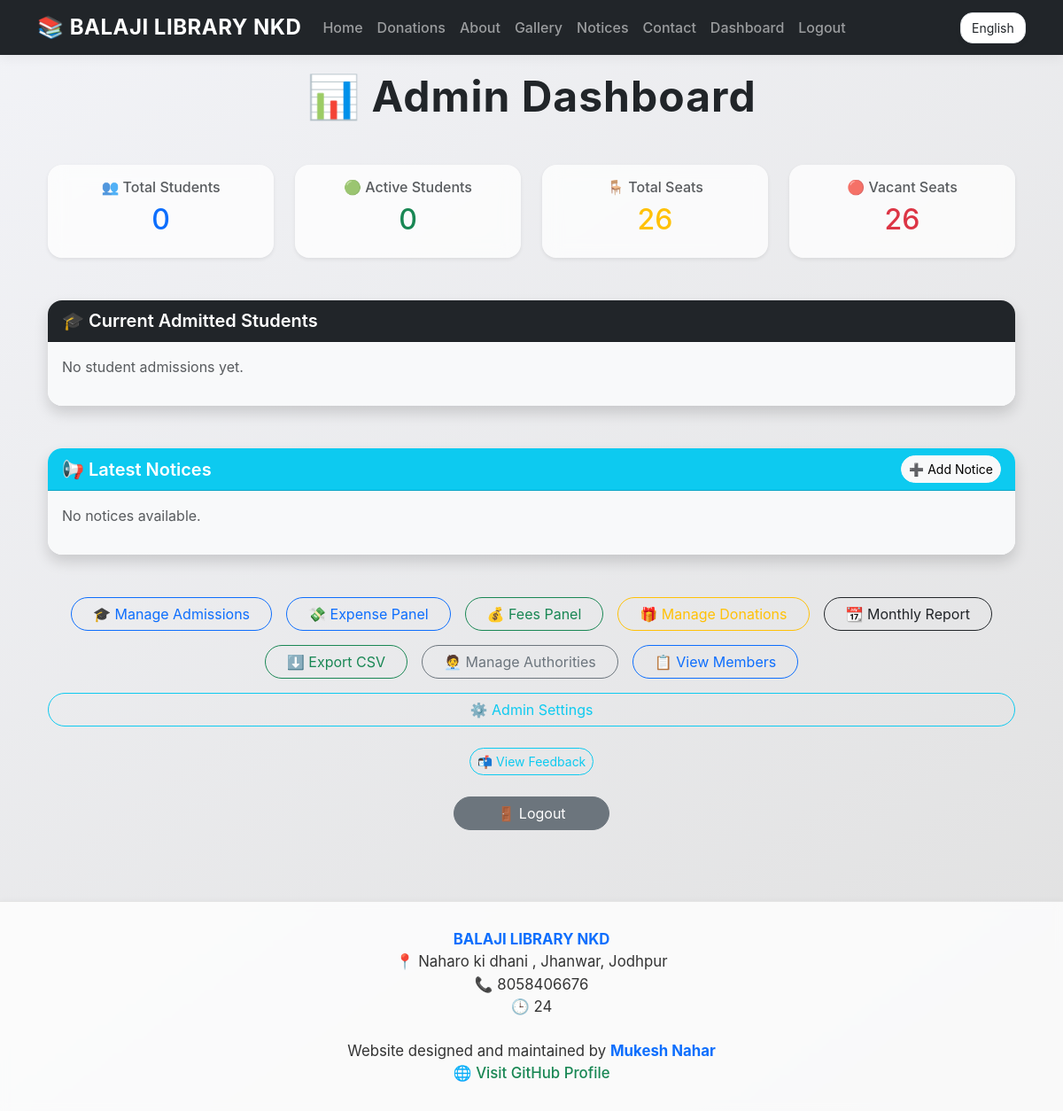
Screenshot of /dashboard (signed in) with the database file from the repository.
### tables this page shows
CREATE TABLE settings (
    id INTEGER PRIMARY KEY AUTOINCREMENT,
    total_seats INTEGER DEFAULT 60
, library_name TEXT, library_address TEXT, library_phone TEXT, opening_hours TEXT, about TEXT);

### app.py (the view)
@app.route('/dashboard')
def dashboard():
    if 'admin' in session:
        students = get_students()
        total_students = len(students)
        active_students = sum(1 for s in students if s['status'] == 'active')
        total_seats = get_total_seats()
        empty_seats = total_seats - active_students
        conn = sqlite3.connect(DB_PATH)
        conn.row_factory = sqlite3.Row
        cur = conn.cursor()
        cur.execute("SELECT * FROM notices ORDER BY created_at DESC LIMIT 5")
        notices = cur.fetchall()
        conn.close()
        return render_template('dashboard.html',
                               title="Admin Dashboard",
                               total_students=total_students,
                               active_students=active_students,
                               total_seats=total_seats,
                               empty_seats=empty_seats,
                               students=students,
                               notices=notices)
    else:
        flash('Please login as admin!', 'warning')
        return redirect(url_for('admin_login'))

### app.py (called while the page is built)
def get_students():
    conn = sqlite3.connect(DB_PATH)
    conn.row_factory = sqlite3.Row
    cur = conn.cursor()
    cur.execute("SELECT * FROM students")
    students = cur.fetchall()
    conn.close()
    return students

def get_total_seats():
    conn = sqlite3.connect(DB_PATH)
    cur = conn.cursor()
    cur.execute("CREATE TABLE IF NOT EXISTS settings (total_seats INTEGER DEFAULT 60)")
    cur.execute("SELECT total_seats FROM settings LIMIT 1")
    row = cur.fetchone()
    if not row:
        cur.execute("INSERT INTO settings (total_seats) VALUES (60)")
        conn.commit()
        total_seats = 60
    else:
        total_seats = row[0]
    conn.close()
    return total_seats

@app.context_processor
def inject_library_settings():
    conn = sqlite3.connect(DB_PATH)
    conn.row_factory = sqlite3.Row
    cur = conn.cursor()
    cur.execute("SELECT * FROM settings LIMIT 1")
    settings = cur.fetchone()
    conn.close()
    return dict(library_settings=settings)

### templates/dashboard.html (shortened to what this page needs)
{% extends "layout.html" %}
{% block content %}
<div class="container mt-5" style="max-width: 1200px;">
  <h2 class="text-center mb-5 fw-bold text-dark display-5" style="letter-spacing: 1px;">📊 Admin Dashboard</h2>
  <div class="row g-4">
    <div class="col-md-3">
      <div class="card border-0 shadow-sm rounded-4 bg-white bg-opacity-75 glassmorph">
        <div class="card-body text-center">
          <h6 class="text-muted">👥 Total Students</h6>
          <h2 class="text-primary">{{ total_students }}</h2>
        </div>
      </div>
    </div>
    <div class="col-md-3">
      <div class="card border-0 shadow-sm rounded-4 bg-white bg-opacity-75 glassmorph">
        <div class="card-body text-center">
          <h6 class="text-muted">🟢 Active Students</h6>
          <h2 class="text-success">{{ active_students }}</h2>
        </div>
      </div>
    </div>
    <div class="col-md-3">
      <div class="card border-0 shadow-sm rounded-4 bg-white bg-opacity-75 glassmorph">
        <div class="card-body text-center">
          <h6 class="text-muted">🪑 Total Seats</h6>
          <h2 class="text-warning">{{ total_seats }}</h2>
        </div>
      </div>
    </div>
    <div class="col-md-3">
      <div class="card border-0 shadow-sm rounded-4 bg-white bg-opacity-75 glassmorph">
        <div class="card-body text-center">
          <h6 class="text-muted">🔴 Vacant Seats</h6>
          <h2 class="text-danger">{{ empty_seats }}</h2>
        </div>
      </div>
    </div>
  </div>
  <div class="card mt-5 border-0 shadow rounded-4">
    <div class="card-header bg-dark text-white rounded-top-4 fw-semibold fs-5">
      🎓 Current Admitted Students
    </div>
    <div class="card-body bg-light rounded-bottom-4">
      {% if students %}
        <div class="table-responsive">
          <table class="table table-hover align-middle rounded-3 overflow-hidden shadow-sm">
            <thead class="table-light text-center">
              <tr>
                <th>#</th>
                <th>Name</th>
                <th>Year</th>
                <th>Status</th>
                <th>Photo</th>
                <th>Actions</th>
              </tr>
            </thead>
            <tbody>
              {% for student in students %}
              <tr class="text-center">
                <td>{{ loop.index }}</td>
                <td>{{ student.name }}</td>
                <td>{{ student.year }}</td>
                <td>
                  {% if student.status == 'active' %}
                    <span class="badge rounded-pill bg-success px-3 py-2">Active</span>
                  {% else %}
                    <span class="badge rounded-pill bg-secondary px-3 py-2">Inactive</span>
                  {% endif %}
                </td>
                <td>
                  {% if student.photo %}
                    <img src="{{ url_for('static', filename='images/' ~ student.photo) }}" width="42" height="42" class="rounded-circle shadow-sm border">
                  {% else %}
                    <span class="text-muted">No photo</span>
                  {% endif %}
                </td>
                <td>
                  <div class="d-flex justify-content-center gap-2 flex-wrap">
                    <a href="{{ url_for('edit_student', student_id=student.id) }}" class="btn btn-sm btn-outline-warning rounded-pill" title="Edit">✏️</a>
                    <form method="POST" action="{{ url_for('delete_student', student_id=student.id) }}" onsubmit="return confirm('Are you sure you want to delete this student?')">
                      <button type="submit" class="btn btn-sm btn-outline-danger rounded-pill" title="Delete">🗑</button>
                    </form>
                    <form method="POST" action="{{ url_for('toggle_status', student_id=student.id) }}">
                      {% if student.status == 'active' %}
                        <button type="submit" class="btn btn-sm btn-outline-secondary rounded-pill" title="Set Inactive">🔕</button>
                      {% else %}
                        <button type="submit" class="btn btn-sm btn-outline-success rounded-pill" title="Set Active">🔔</button>
                      {% endif %}
                    </form>
                    <a href="{{ url_for('student_id', student_id=student.id) }}" class="btn btn-sm btn-outline-info rounded-pill" title="Print ID Card">🖨️</a>
                  </div>
                </td>
              </tr>
              {% endfor %}
            </tbody>
          </table>
        </div>
      {% else %}
        <p class="text-muted">No student admissions yet.</p>
      {% endif %}
    </div>
  </div>
  <div class="card mt-5 border-0 shadow rounded-4">
    <div class="card-header bg-info text-white rounded-top-4 fw-semibold fs-5 d-flex justify-content-between align-items-center">
      <span>📢 Latest Notices</span>
      <a href="{{ url_for('add_notice') }}" class="btn btn-light btn-sm rounded-pill">➕ Add Notice</a>
    </div>
    <div class="card-body bg-light rounded-bottom-4">
      {% if notices %}
        <ul class="list-group">
          {% for notice in notices %}
            <li class="list-group-item d-flex justify-content-between align-items-center">
              <div>
                <strong>{{ notice.title }}</strong><br>
                <small class="text-muted">{{ notice.created_at }}</small>
              </div>
              <form method="POST" action="{{ url_for('delete_notice', notice_id=notice.id) }}" onsubmit="return confirm('Delete this notice?')">
                <button class="btn btn-sm btn-danger rounded-pill">🗑</button>
              </form>
            </li>
          {% endfor %}
        </ul>
      {% else %}
        <p class="text-muted">No notices available.</p>
      {% endif %}
    </div>
  </div>
  <div class="text-center mt-5 d-flex flex-wrap justify-content-center gap-3">
    <a href="{{ url_for('manage_admissions') }}" class="btn btn-outline-primary rounded-pill px-4">🎓 Manage Admissions</a>
    <a href="/expenses" class="btn btn-outline-primary rounded-pill px-4">💸 Expense Panel</a>
    <a href="/fees" class="btn btn-outline-success rounded-pill px-4">💰 Fees Panel</a>
    <a href="{{ url_for('donations') }}" class="btn btn-outline-warning rounded-pill px-4">🎁 Manage Donations</a>
    <a href="/monthly-report" class="btn btn-outline-dark rounded-pill px-4">📆 Monthly Report</a>
    <a href="/export-expenses" class="btn btn-outline-success rounded-pill px-4">⬇️ Export CSV</a>
    <a href="{{ url_for('authorities') }}" class="btn btn-outline-secondary rounded-pill px-4">🧑‍💼 Manage Authorities</a>
    <a href="{{ url_for('members') }}" class="btn btn-outline-primary rounded-pill px-4">📋 View Members</a>
    <a href="/admin-settings" class="btn btn-outline-info rounded-pill w-100">⚙️ Admin Settings</a>
    <a href="{{ url_for('view_feedback') }}" class="btn btn-outline-info rounded-pill btn-sm mt-2">📬 View Feedback</a>
  </div>
  <div class="text-center mt-4">
    <a href="/logout" class="btn btn-secondary rounded-pill px-5">🚪 Logout</a>
  </div>
</div>
{% endblock %}

### templates/layout.html (shortened to what this page needs)
<!DOCTYPE html>
<html lang="en">
<head>
  <link href="https://cdn.jsdelivr.net/npm/bootstrap@5.3.2/dist/css/bootstrap.min.css" rel="stylesheet">
</head>
<body>
<nav class="navbar navbar-expand-lg navbar-dark bg-dark fixed-top">
  <div class="container">
    <a class="navbar-brand fw-bold" href="{{ url_for('index') }}">
      📚 {{ library_settings.library_name or 'Balaji Library' }}
    </a>
    <div class="collapse navbar-collapse" id="navbarNav">
      <ul class="navbar-nav me-auto mb-2 mb-lg-0">
        <li class="nav-item"><a class="nav-link" href="{{ url_for('index') }}">Home</a></li>
        <li class="nav-item"><a class="nav-link" href="{{ url_for('donations') }}"> Donations</a></li>
        <li class="nav-item"><a class="nav-link" href="{{ url_for('about') }}">About</a></li>
        <li class="nav-item"><a class="nav-link" href="{{ url_for('gallery') }}">Gallery</a></li>
        <li class="nav-item"><a class="nav-link" href="{{ url_for('notice_board') }}"> Notices</a></li>
        <li class="nav-item"><a class="nav-link" href="{{ url_for('contact') }}">Contact</a></li>
        {% if session.get('admin') %}
        <li class="nav-item"><a class="nav-link" href="{{ url_for('dashboard') }}">Dashboard</a></li>
        <li class="nav-item"><a class="nav-link" href="{{ url_for('logout') }}">Logout</a></li>
        {% elif session.get('student') %}
        <li class="nav-item"><a class="nav-link" href="{{ url_for('logout') }}">Logout</a></li>
        {% else %}
        <li class="nav-item"><a class="nav-link" href="{{ url_for('student_login') }}">Student Login</a></li>
        <li class="nav-item"><a class="nav-link" href="{{ url_for('admin_login') }}">Admin Login</a></li>
        {% endif %}
      </ul>
      <div class="lang-switcher d-flex align-items-center">
        <form method="POST" action="{{ url_for('set_language') }}">
          <select name="lang" onchange="this.form.submit()" class="form-select form-select-sm">
            <option value="en" {% if session.get('lang') == 'en' %}selected{% endif %}>English</option>
          </select>
        </form>
      </div>
    </div>
  </div>
</nav>
<div class="container" style="margin-top: 80px;">
  {% block content %}
  {% endblock %}
</div>
<footer>
  <strong>{{ library_settings.library_name or 'Balaji Library' }}</strong><br>
  📍 {{ library_settings.library_address or 'Address not set' }}<br>
  📞 {{ library_settings.library_phone or 'Phone not set' }}<br>
  🕒 {{ library_settings.opening_hours or 'Timing not set' }}<br>
  <br>
   Website designed and maintained by <strong>Mukesh Nahar</strong><br>
  🌐 <a href="https://github.com/mu119" target="_blank">Visit GitHub Profile</a>
</footer>
</body>
</html>

### templates/layout.html (style rules this page uses)
body { font-family: "SF Pro Display", -apple-system, BlinkMacSystemFont, "Segoe UI", Roboto, Oxygen, Ubuntu, Cantarell, sans-serif; background: linear-gradient(145deg, #f2f3f7, #e0e0e0); color: #333; }
.navbar { box-shadow: 0 4px 12px rgba(0, 0, 0, 0.05); backdrop-filter: blur(10px); background: rgba(0, 0, 0, 0.8); }
.navbar-brand { font-weight: 700; font-size: 1.5rem; letter-spacing: 0.5px; }
.nav-link { font-weight: 500; padding: 8px 16px; border-radius: 12px; transition: background 0.3s ease; }
.lang-switcher select { border-radius: 14px; padding: 6px 12px; background: #fff; border: 1px solid #dee2e6; box-shadow: 0 2px 6px rgba(0,0,0,0.05); }
.container { animation: fadeIn 0.4s ease-in-out; }
footer { background: rgba(255, 255, 255, 0.8); backdrop-filter: blur(5px); margin-top: 80px; border-top: 1px solid #e4e4e4; box-shadow: 0 -1px 6px rgba(0, 0, 0, 0.03); padding: 30px 0; font-size: 1.05rem; text-align: center; }
footer strong { color: #0d6efd; }
footer a { color: #198754; text-decoration: none; font-weight: 500; }

### templates/dashboard.html (style rules this page uses)
.glassmorph { backdrop-filter: blur(10px); background: rgba(255, 255, 255, 0.6); box-shadow: 0 8px 20px rgba(0,0,0,0.08); border: 1px solid rgba(255,255,255,0.4); }

### rows the page displays
settings: library_name "BALAJI LIBRARY NKD", library_address "Naharo ki dhani , Jhanwar, Jodhpur", library_phone "8058406676", opening_hours "24"

### other values shown
{{ total_students }} "0"
{{ active_students }} "0"
{{ total_seats }} "26"
{{ empty_seats }} "26"
